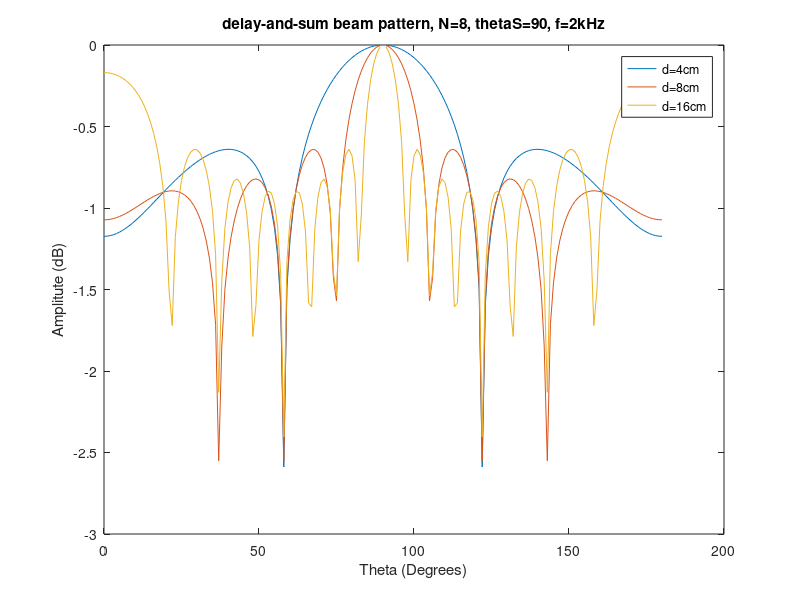

Here is the MATLAB script that generated this plot:
f=2000;
w=2*pi*f;
c=340;
N= 8;
d_=[4 8 16]*10^(-2);
Stheta=90;
theta=[0:180];
figure
for i=1:3
   d=d_(i);
   B=zeros(1,181);
   for j=1:181
        B(j)=(1/N)*( sin( (N/2)*(w/c)*d*(cosd(theta(j))-cosd(Stheta)) ) / sin( (1/2)*(w/c)*d*(cosd(theta(j))-cosd(Stheta)) ) );
   end
   plot(theta,log10(abs(B)))
   hold on
end
legend('d=4cm','d=8cm','d=16cm')
title('delay-and-sum beam pattern, N=8, thetaS=90, f=2kHz')
xlabel('Theta (Degrees)')
ylabel('Amplitute (dB)')